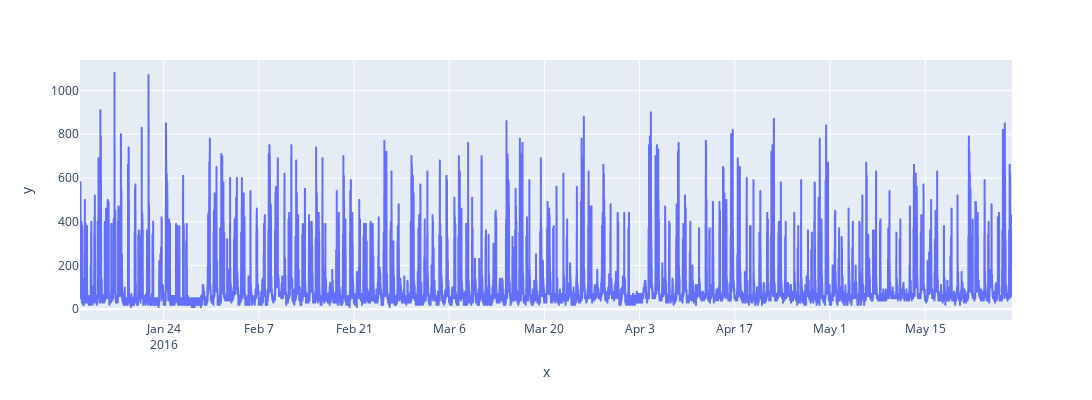

Notebook code for this chart:
### Code cell
fig = px.line(x=df.date, y=df.target)
fig.update_layout(width=1500, height=400)
fig.show()
# fig.show("png")

### Figure 1 — Plotly figure (JSON) as saved in the notebook; plotly's stock layout.template omitted (floating-point values rounded to 4 significant figures; data arrays with more than 128 entries replaced by an {"elided": "..."} marker saying what was removed)
{"data": [{"hovertemplate": "x=%{x}<br>y=%{y}<extra></extra>", "legendgroup": "", "line": {"color": "#636efa", "dash": "solid"}, "marker": {"symbol": "circle"}, "mode": "lines", "name": "", "showlegend": false, "type": "scattergl", "x": {"elided": "19735 str values"}, "xaxis": "x", "y": {"elided": "19735 int values"}, "yaxis": "y"}], "layout": {"height": 400, "legend": {"tracegroupgap": 0}, "margin": {"t": 60}, "width": 1500, "xaxis": {"anchor": "y", "domain": [0, 1], "title": {"text": "x"}}, "yaxis": {"anchor": "x", "domain": [0, 1], "title": {"text": "y"}}}}
